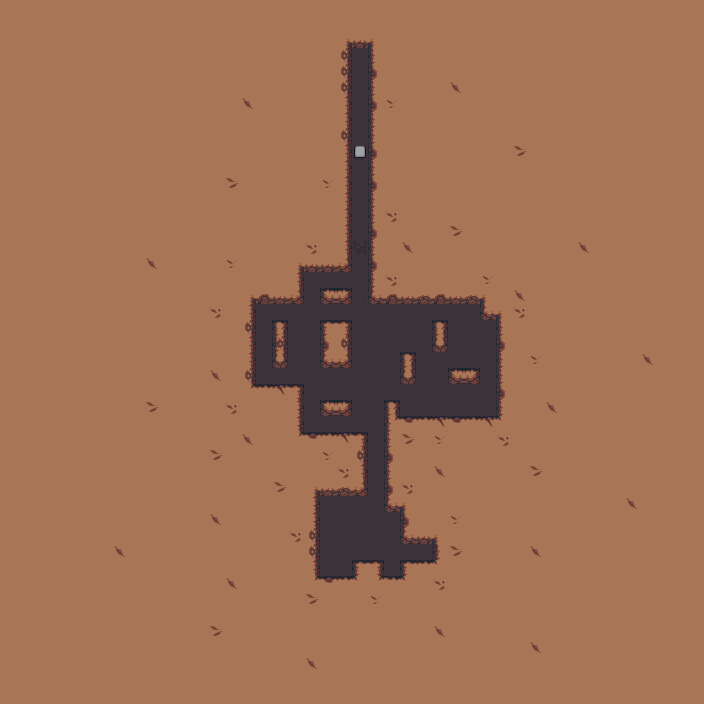

This is a level from a 2D game, rendered from its Tiled map with the project's own tilesets. A one-line summary and the map file follow, with tile-layer data summarised:
An orthogonal 44x44 tile map with 16x16 px tiles, 4 tile layers (Art_Background, Art_Gameplay, SlimeCover, Art_Foreground), 1 hidden layer not drawn, 3 tilesets and 1 object (spawn).

<map version="1.2" tiledversion="1.2.2" orientation="orthogonal" renderorder="right-down" width="44" height="44" tilewidth="16" tileheight="16" infinite="0" backgroundcolor="#a87656" nextlayerid="24" nextobjectid="2">
 <tileset firstgid="1" source="tileset/GameplayTileset.tsx" />
 <tileset firstgid="33" source="tileset/SlimeCave.tsx" />
 <tileset firstgid="584" source="tileset/GameplayImages.tsx" />
 <layer id="18" name="Art_Background" width="44" height="44">
  <data>[1936 cells, 267 non-empty, 34 distinct tile ids]</data>
 </layer>
 <layer id="20" name="Art_Gameplay" width="44" height="44">
  <data>[1936 cells, 1 non-empty, 1 distinct tile ids]</data>
 </layer>
 <layer id="23" name="SlimeCover" width="44" height="44">
  <data>[1936 cells, 0 non-empty, 0 distinct tile ids]</data>
 </layer>
 <layer id="19" name="Art_Foreground" width="44" height="44">
  <data>[1936 cells, 50 non-empty, 4 distinct tile ids]</data>
 </layer>
 <layer id="21" name="Gameplay" width="44" height="44" visible="0" opacity="0.35">
  <data>[1936 cells, 137 non-empty, 3 distinct tile ids]</data>
 </layer>
 <objectgroup id="22" name="Properties">
  <object id="1" name="spawn" x="320" y="544" width="16" height="16" />
 </objectgroup>
</map>
